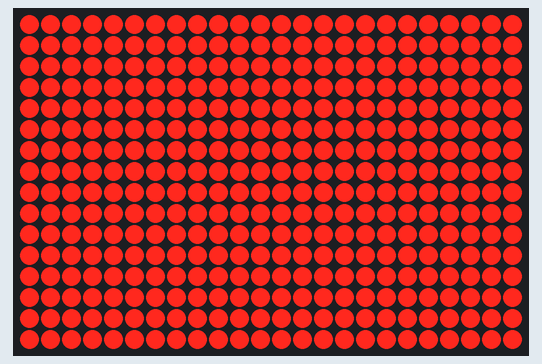
A sketch run on a simulated Arduino Uno, built with avr-gcc and run on an emulated ATmega328P. Shown: 24×16 LED matrix.

Above: at 0.1 s.

The sketch:

sketch_SpINV1.ino
```cpp
//Jeremiah Kalmus Prototype 1

#include "Adafruit_HT1632.h"

#define HT_DATA 2
#define HT_WR   3
#define HT_CS   4
#define HT_CS2  5

// use this line for single matrix
Adafruit_HT1632LEDMatrix matrix = Adafruit_HT1632LEDMatrix(HT_DATA, HT_WR, HT_CS);
// use this line for two matrices!
//Adafruit_HT1632LEDMatrix matrix = Adafruit_HT1632LEDMatrix(HT_DATA, HT_WR, HT_CS, HT_CS2);

void setup() {
  Serial.begin(9600);
  matrix.begin(ADA_HT1632_COMMON_16NMOS);
  matrix.fillScreen();
  delay(500);
  matrix.clearScreen();
}

void loop() {
  int Mid = 11;
  int Left = 10;
  int Right = 12;
  int Bott = 15;
  int Top = 14;

//for(int x=10; x <= 12;x++) {
  matrix.setPixel(Mid,Bott);
  matrix.setPixel(Mid,Top);
  matrix.setPixel(Right,Bott);
  matrix.setPixel(Left,Bott);
  matrix.writeScreen();
//  }
}
```
